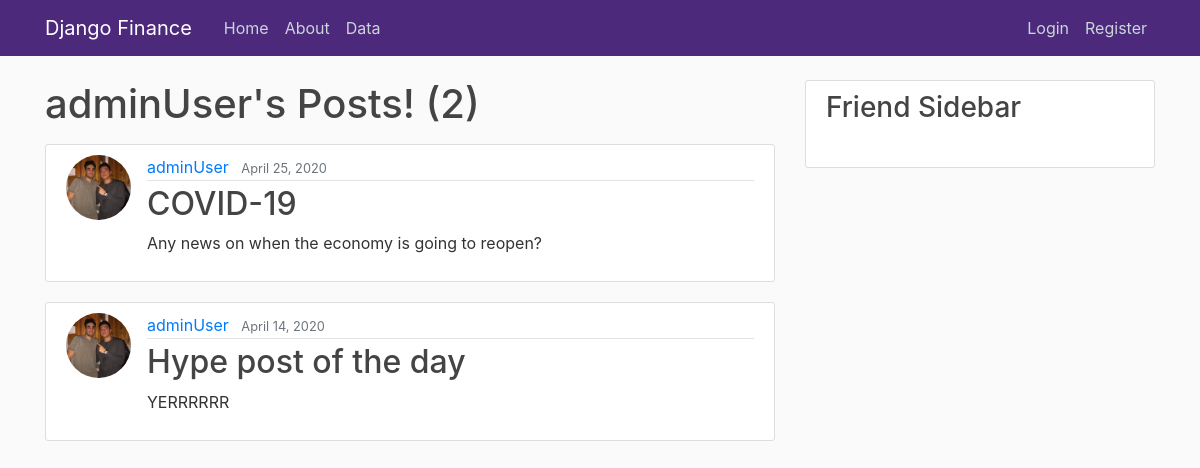
The page /user/adminUser on the database as committed earlier.
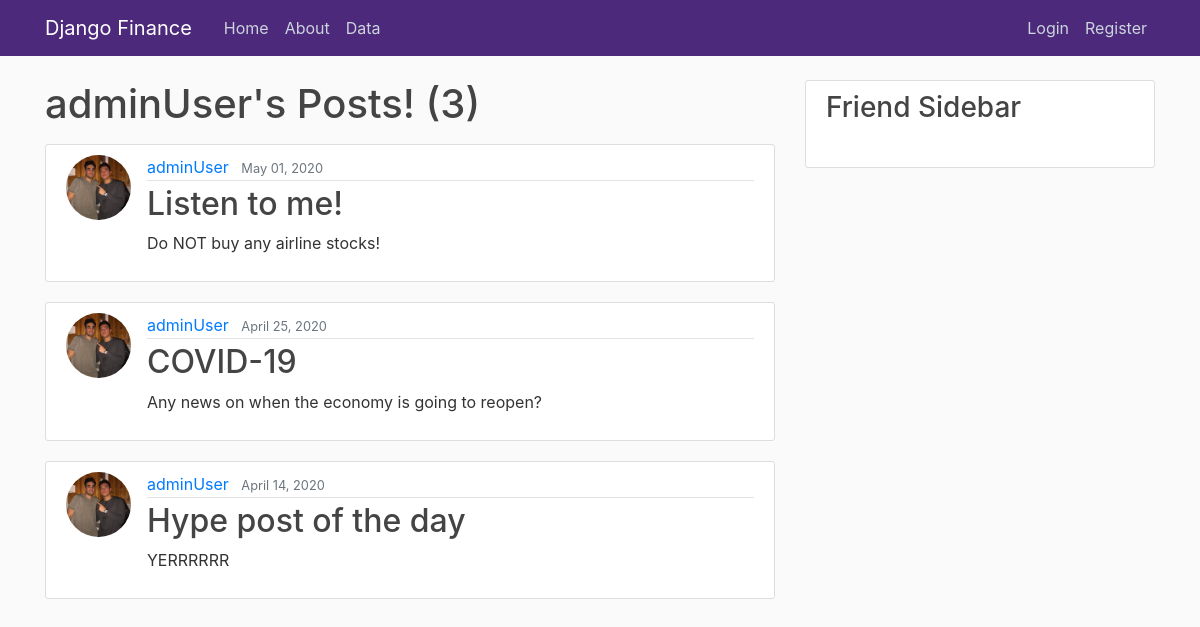
The same page on the database as committed later.
### blog/models.py (models this page shows, shortened)
class Post(models.Model):
    title = models.CharField(max_length=100)
    content = models.TextField()
    date_posted = models.DateTimeField(default=timezone.now)
    author = models.ForeignKey(User, on_delete = models.CASCADE)

### users/models.py (models this page shows, shortened)
class Profile(models.Model):
    user = models.OneToOneField(User, on_delete=models.CASCADE)
    image = models.ImageField(default='default.jpg', upload_to='profile_pics')

### blog/views.py (the view)
# urls.py: path('user/<str:username>', UserPostListView.as_view(), name='user-posts'),
class UserPostListView(ListView):
    model = Post
    template_name = 'blog/user_posts.html'
    context_object_name = 'posts'
    paginate_by = 5
    def get_queryset(self):
        user = get_object_or_404(User, username=self.kwargs.get('username'))
        return Post.objects.filter(author=user).order_by('-date_posted')

### blog/templates/blog/user_posts.html (shortened to what this page needs)
{% extends "blog/base.html" %}
{% block content %}
    <h1 class="mb-3">{{ view.kwargs.username }}'s Posts! ({{ page_obj.paginator.count }})</h1>
    {% for post in posts %}
    <article class="media content-section">
        <img class="rounded-circle article-img" src="{{ post.author.profile.image.url }}">
        <div class="media-body">
          <div class="article-metadata">
            <a class="mr-2" href="{% url 'user-posts' post.author.username %}">{{ post.author }}</a>
            <small class="text-muted">{{ post.date_posted|date:"F d, Y" }}</small>
          </div>
          <h2><a class="article-title" href="{% url 'post-detail' post.id %}">{{ post.title }}</a></h2>
          <p class="article-content">{{ post.content }}</p>
        </div>
      </article>
    {% endfor %}
{% endblock content %}

Rows that differ between the two databases and show on the page:
added Post: author.profile.image (picture), author "adminUser", date_posted "May 01, 2020", title "Listen to me!", content "Do NOT buy any airline stocks!"
Other text that changed with them:
{{ page_obj.paginator.count }}: "2" → "3"
